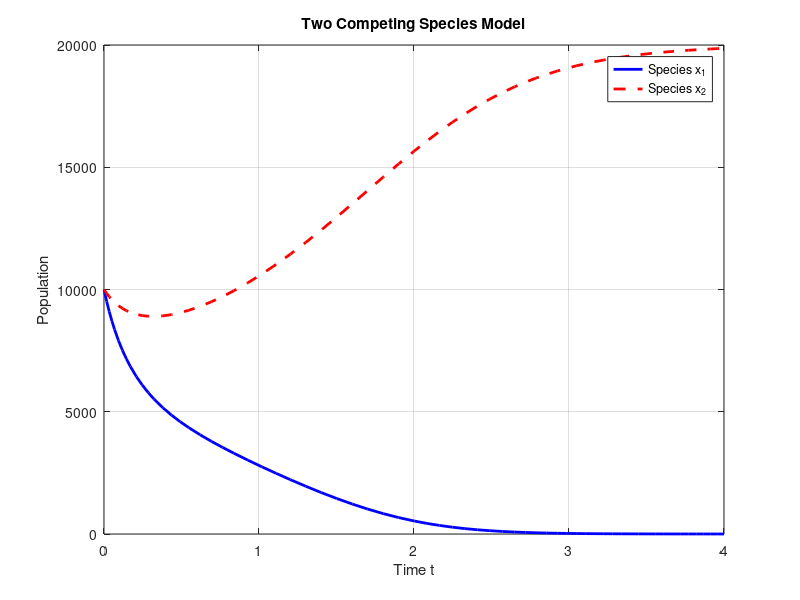

Write MATLAB code to recreate this figure.
% Time span
tspan = [0 4];

% Initial populations
x0 = [10000; 10000]; % [x1, x2]

% Define the system of ODEs
competing_species = @(t, x) [...
    x(1) * (4 - 0.0003 * x(1) - 0.0004 * x(2)); 
    x(2) * (2 - 0.0002 * x(1) - 0.0001 * x(2))
];

% Solve the system
[t, x] = ode45(competing_species, tspan, x0);

% Plotting populations over time
figure;
plot(t, x(:,1), 'b-', 'LineWidth', 2); hold on;
plot(t, x(:,2), 'r--', 'LineWidth', 2);
legend('Species x_1', 'Species x_2');
xlabel('Time t');
ylabel('Population');
title('Two Competing Species Model');
grid on;